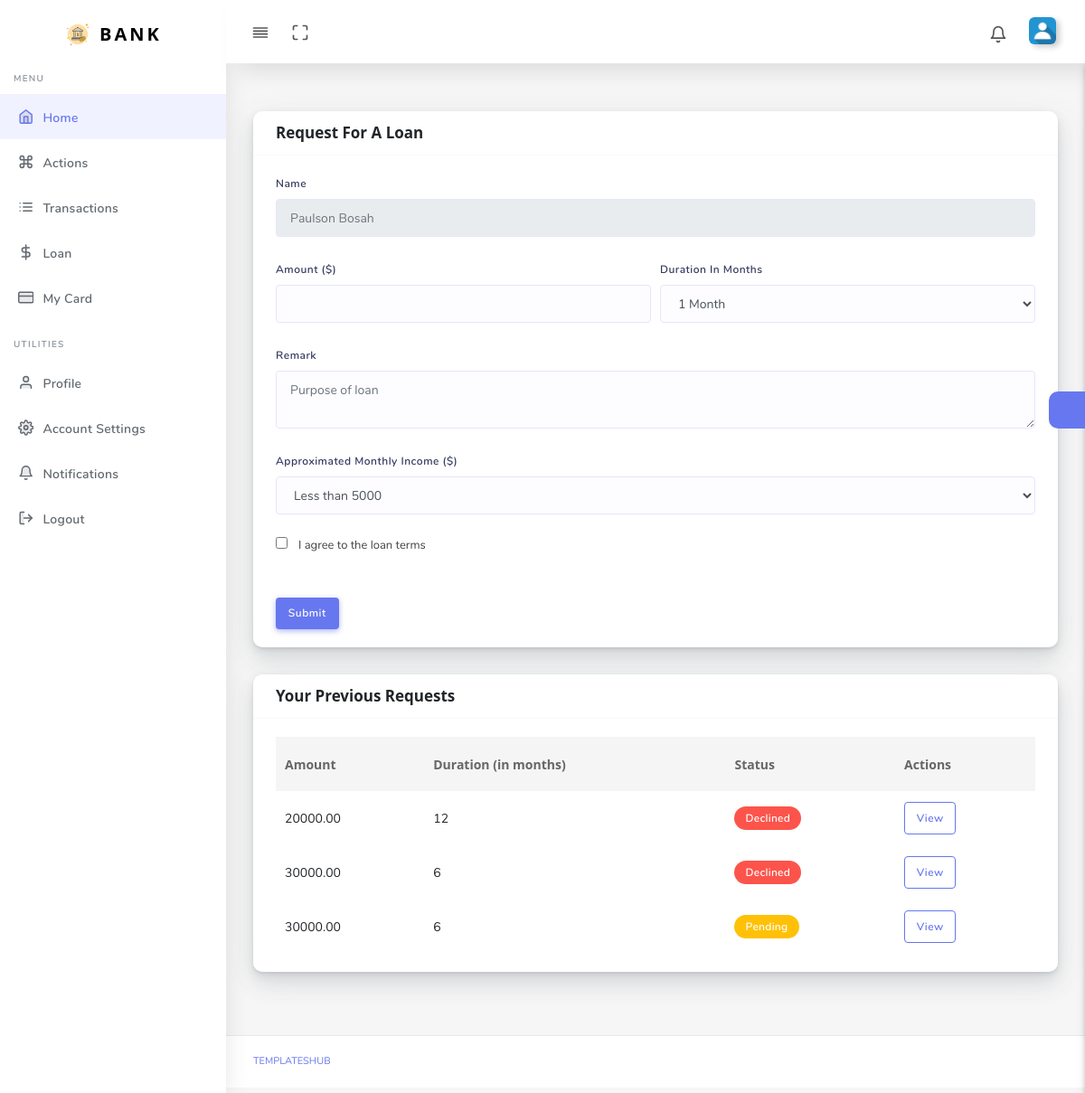
/account/loan-request/ (signed in), run on the app's committed database.
### onlinebankingapp/models.py (models this page shows, shortened)
class User(AbstractBaseUser, PermissionsMixin):
    themes = (
        ("dark", "Dark"),
        ("light", "Light")
    )
    account_types = (
        ('savings', 'Savings'),
        ('checking', 'Checking'),
        ('current', 'Current'),
    )
    first_name = models.CharField(verbose_name="first name", max_length=30, null=False, blank=False)
    last_name = models.CharField(verbose_name="last name", max_length=30, null=False, blank=False)
    email = models.EmailField(verbose_name="email address", max_length=60, unique=True, null=False, blank=False)
    phone = models.CharField(verbose_name="phone number", max_length=15, blank=True, null=True)
    nationality = models.CharField(verbose_name="country", max_length=25, blank=True, null=True)
    timezone = models.CharField(max_length=60, null=True, blank=True)
    account_type = models.CharField(max_length=15, choices=account_types, default="savings")
    account_number = models.CharField(max_length=10, unique=True, default=0, blank=False, null=False)
    pin = models.CharField(max_length=4, null=True, blank=True)
    balance = models.DecimalField(max_digits=15, decimal_places=2, default=0, null=False, blank=False)
    overdraft = models.DecimalField(max_digits=15, decimal_places=2, default=0, null=False, blank=False)
    date_joined = models.DateTimeField(verbose_name="date joined", auto_now_add=True)
    last_login = models.DateTimeField(verbose_name="last login", auto_now=True)
    is_staff = models.BooleanField(default=False)
    is_superuser = models.BooleanField(default=False)
    is_blocked = models.BooleanField(default=False)
    theme = models.CharField(max_length=10, choices=themes, default="light")
    @property
    def currency(self):
        return CompanyInfo.objects.last().currency
    @property
    def full_name(self):
        return f'{self.first_name} {self.last_name}'
    USERNAME_FIELD = "email"
    REQUIRED_FIELDS = ["first_name", "last_name"]
    objects = UserManager()
    '''
    Make sure to set this custom model as our user model in settings.py
    AUTH_USER_MODEL = "App.CustomUserModel"
    Make sure to delete previous migration files incase of errors
    Then make migrations
    '''

class CompanyInfo(models.Model):
    name = models.CharField(max_length=150, blank=False, null=False)
    site_domain = models.CharField(max_length=150, blank=False, null=False, help_text="site url/link i.e miningsite.com")
    logo = models.ImageField(upload_to="images/company", blank=True, null=True)
    address = models.CharField(max_length=150, blank=True, null=True)
    email = models.EmailField(blank=True, null=True)
    phone = models.CharField(max_length=25, blank=True, null=True)
    currency = models.CharField(max_length=1, choices=currencies, default='$', blank=False, null=False)
    interest_rate = models.DecimalField(max_digits=4, decimal_places=2, default=0.1, blank=False, help_text='IN PERCENTAGE(%)')
    bitcoin_address = models.CharField(max_length=200, blank=True, null=True)
    usdt_address = models.CharField(max_length=200, blank=True, null=True, help_text='TRC20')
    account_name = models.CharField(max_length=100, blank=True, null=True, help_text="Funding Account Name")
    account_number = models.CharField(max_length=15, blank=True, null=True, help_text="Funding Account Number")
    account_bank = models.CharField(max_length=160, blank=True, null=True, help_text="Funding Account Bank")
    swift_code =  models.CharField(max_length=25, blank=True, null=True, help_text="Funding Account Swift Code (optional)")
    iban_code =  models.CharField(max_length=100, blank=True, null=True, help_text="Funding Account IBAN Number (optional)")

class Loan(models.Model):
    loan_status = (
        ('approved', 'Approved'),
        ('pending', 'Pending'),
        ('active', 'Active'),
        ('closed', 'Closed'),
        ('declined', 'Declined'),
    )
    user = models.ForeignKey(User, on_delete=models.RESTRICT, null=False, blank=False)
    user_monthly_income = models.IntegerField(null=True, blank=True)
    currency = models.CharField(max_length=1, null=True, blank=True)
    amount = models.DecimalField(max_digits=12, decimal_places=2, default=0, null=False, blank=False)
    duration_in_months = models.IntegerField(null=False, blank=False)
    remark = models.TextField(max_length=2500, null=False, blank=True)
    interest = models.DecimalField(max_digits=12, decimal_places=2, default=0, null=True, blank=True)
    monthly_returns = models.DecimalField(max_digits=12, decimal_places=2, null=True, blank=True)
    total_returns = models.DecimalField(max_digits=12, decimal_places=2, null=True, blank=True)
    status = models.CharField(max_length=8, choices=loan_status, default="pending")
    date = models.DateTimeField(auto_now_add=True)
    approved_date = models.DateTimeField(null=True, blank=True, help_text="This is the approved date of loan")
    end_date =  models.DateTimeField(null=True, blank=True, help_text="This field is calculated and depends on approved date and duration of loan")

### onlinebankingapp/views.py (the view)
# urls.py: path('account/loan-request/', views.loanRequest, name='loan_request'),
@login_required
def loanRequest(request):
    forbidden = authorizeUser(request.user)
    company = CompanyInfo.objects.last()
    loans = Loan.objects.filter(user=request.user)
    recent_notifications = Notification.objects.filter(user=request.user).order_by('-date')[:3]
    context = {
        'company': company,
        'loans': loans,
        'notifications': recent_notifications,
    }
    if forbidden:
        response = HttpResponseForbidden(forbidden_message)
    else:
        response = render(request, 'dashboard/loan_request.html', context)
    return response

### onlinebankingapp/utils.py (called while the page is built)
def authorizeUser(user):
    if user.is_authenticated and user.is_blocked:
        forbidden = True
    elif user.is_authenticated and not user.is_blocked:
        forbidden = False
    elif not user.is_authenticated:
        forbidden = False
    else:
        forbidden = False
    return forbidden

### templates/dashboard/loan_request.html (shortened to what this page needs)
{% extends 'dashboard/base.html' %}
{% load static %}
{% block content %}
<div class="card">
    <div class="card-header">
      <h4>Request For A Loan</h4>
    </div>
    <div class="card-body">
      <form class="loan-form" method="post">
          <div class="form-group">
            <label for="name">Name</label>
            <input type="text" class="form-control" id="name" name="name" placeholder="{{request.user.full_name}}" disabled>
          </div>
          <div class="form-row">
            <div class="form-group col-md-6">
              <label for="amount">Amount ({{request.user.currency}})</label>
              <input type="number" class="form-control" id="amount" name="amount" required>
            </div>
            <div class="form-group col-md-6">
              <label for="duration">Duration In Months</label>
              <select class="form-control" name="duration">
                <option value="1">1 Month</option>
              </select>
            </div>
          </div>
          <div class="form-group">
            <label>Remark</label>
            <textarea class="form-control" maxlength="755" name="remark" placeholder="Purpose of loan" required></textarea>
          </div>
          <div class="form-group">
            <label for="name">Approximated Monthly Income ({{request.user.currency}})</label>
            <select class="form-control" name="duration">
              <option value=2500>Less than 5000</option>
            </select>
          </div>
          <div class="form-group mb-0">
            <div class="form-check">
              <input name="terms" class="form-check-input" type="checkbox" id="terms" required>
              <label class="form-check-label" for="terms">
                I agree to the loan terms
              </label>
            </div>
          </div>
        </div>
        <div class="card-footer">
          <button class="btn btn-primary"><span class="btn-text">Submit</span></button>
        </div>
  </div>
  <div class="row">
    <div class="col-md-12 col-lg-12 col-xl-12">
      <div class="card">
        <div class="card-header">
          <h4>Your Previous Requests</h4>
        </div>
        {% if loans %}
        <div class="card-body">
          <div class="table-responsive">
            <table class="table table-hover mb-0">
              <thead>
                <tr>
                  <th>Amount</th>
                  <th>Duration (in months)</th>
                  <th>Status</th>
                  <th>Actions</th>
                </tr>
              </thead>
              <tbody>
                {% for loan in loans %}
                <tr>
                  <td>{{loan.amount}}</td>
                  <td>{{loan.duration_in_months}}</td>
                  <td>
                    {% if loan.status == 'active' or loan.status == 'approved' %}
                    <div class="badge badge-success">{{loan.get_status_display}}</div>
                    {% elif loan.status == 'pending' %}
                    <div class="badge badge-warning">{{loan.get_status_display}}</div>
                    {% else %}
                    <div class="badge badge-danger">{{loan.get_status_display}}</div>
                    {% endif %}
                  </td>
                  <td><a href="{% url 'banking:loan_detail' loan.id %}" class="btn btn-outline-primary">View</a></td>
                </tr>
                {% endfor %}
              </tbody>
            </table>
          </div>
        </div>
        {% else %}
        <div class="card-body">
          No Previous Loans
        </div>
        {% endif %}
      </div>
    </div>
  </div>
{% endblock %}

### data on the page
User: name "Paulson Bosah"
CompanyInfo: user.currency "$"
Loan: amount "20000.00", duration_in_months "12", status "Declined"
Loan: amount "30000.00", duration_in_months "6", status "Declined"
Loan: amount "30000.00", duration_in_months "6", status "Pending"
